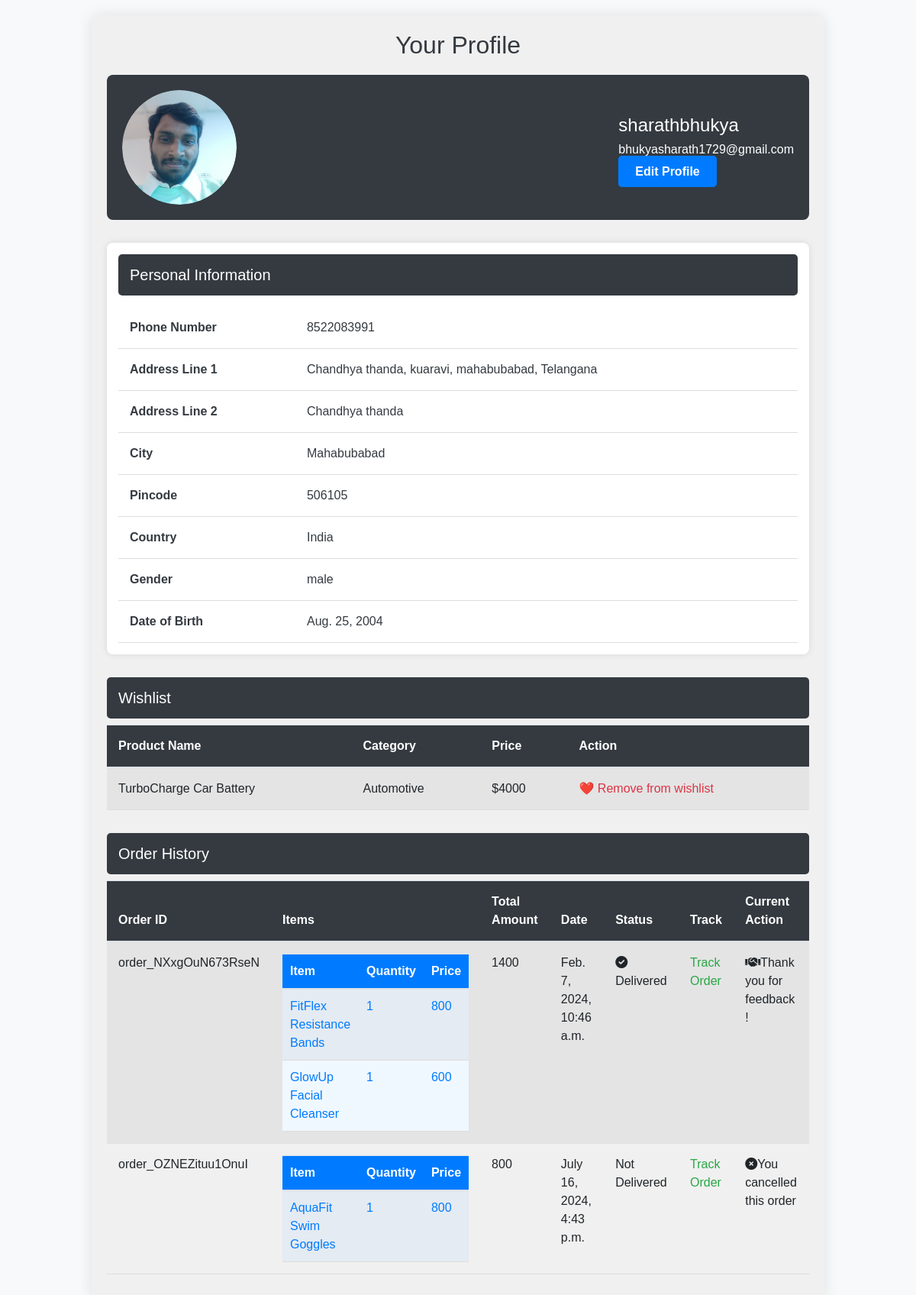
/profile/ (signed in), run on the app's committed database.
### ecommerceapp/models.py (models this page shows, shortened)
class UserProfile(models.Model):
    user = models.OneToOneField(User, on_delete=models.CASCADE)
    profile_picture = models.ImageField(upload_to='profile_pics/')
    phone=models.CharField(max_length=12)
    address1=models.CharField(max_length=100)
    address2=models.CharField(max_length=100)
    city=models.CharField(max_length=100)
    pincode=models.CharField(max_length=6)
    country=models.CharField(max_length=100)
    dob=models.DateField()
    gender=models.CharField(max_length=8)

class Product(models.Model):
    product_id = models.AutoField
    product_name = models.CharField(max_length=100)
    category = models.CharField(max_length=100, default="")
    subcategory = models.CharField(max_length=50, default="")
    price = models.IntegerField(default=0)
    desc = models.CharField(max_length=300)
    image = models.ImageField(upload_to='images/images')
    def __str__(self):
        return self.product_name

class Orders(models.Model):
    order_id=models.AutoField(primary_key=True)
    items_json=models.CharField(max_length=5000)
    amount=models.IntegerField(default=0)
    name=models.CharField(max_length=90)
    email=models.CharField(max_length=90)
    address1=models.CharField(max_length=200)
    address2=models.CharField(max_length=200)
    city=models.CharField(max_length=100)
    state=models.CharField(max_length=100)
    zip_code=models.CharField(max_length=100)
    payment_id=models.CharField(max_length=150,blank=True)
    paymentstatus=models.CharField(max_length=20,blank=True)
    phone=models.CharField(max_length=100,default="")
    razorpay_id=models.CharField(max_length=100,blank=True)

class OrderUpdate(models.Model):
    update_id=models.AutoField(primary_key=True)
    order_id=models.IntegerField(default="")
    update_desc=models.CharField(max_length=5000)
    delivered=models.BooleanField(default=False)
    stage = models.IntegerField(default=0)
    timestamp=models.DateTimeField(auto_now_add=True)
    feedbackbool=models.BooleanField(default=True)# True defines has to give
    feedbackdesc=models.CharField(max_length=1000,default="");
    feedbackrate=models.CharField(max_length=5,default="");
    request_for_cancel=models.BooleanField(default=False)  # false defines not yet

### ecommerceapp/views.py (the view)
# urls.py: path('profile/',views.profile,name='profile'),
def profile(request):
    if not request.user.is_authenticated:
        return redirect('/auth/login')
    allorder=Orders.objects.filter(email=request.user.username)
    result=[] #for storing all objects
    for order in allorder:
        if(order.paymentstatus!='PAID'):
            OrderUpdate.objects.get(order_id=order.order_id).delete()
            order.delete()
            continue
        original_id=order.razorpay_id
        order_id=order.order_id
        amount=order.amount
        status=OrderUpdate.objects.get(order_id=order_id).delivered
        items = json.loads(order.items_json)
        date=OrderUpdate.objects.get(order_id=order_id).timestamp
        feedbackbool=OrderUpdate.objects.get(order_id=order_id).feedbackbool
        stage=OrderUpdate.objects.get(order_id=order_id).stage
        request_for_cancel=OrderUpdate.objects.get(order_id=order_id).request_for_cancel
        finalobj=FinalOderset(original_id,order_id,amount,status,items,date,feedbackbool,stage,request_for_cancel)
        result.append(finalobj)
    allwishlist = WishList.objects.filter(user=request.user)
    wishlist=[]
    for i in allwishlist:
        wishlist.append(i.product)
    print(wishlist)
    try:
        userprofile=UserProfile.objects.get(user=request.user)
        boolean=True
    except:
        boolean=False
        userprofile=None
    return render(request,'profile.html',{'user':request.user,'userprofile':userprofile,'boolean':boolean,'myorders':result,'mywishlist':wishlist})

### templates/profile.html (shortened to what this page needs)
{% load static %}
<!DOCTYPE html>
<html lang="en">
<head>
    <link rel="stylesheet" href="https://stackpath.bootstrapcdn.com/bootstrap/4.5.2/css/bootstrap.min.css">
    <link rel="stylesheet" href="https://cdnjs.cloudflare.com/ajax/libs/font-awesome/6.0.0/css/all.min.css">
</head>
<body>
<div class="profile-container">
    <div class="profile-header">
        <h2 style="color: #343a40;">Your Profile</h2>
    </div>
    <div class="user-details">
        <div class="profile-picture">
            {% if boolean %}
                <img src="/media/{{userprofile.profile_picture}}" alt="Profile Picture">
            {% else %}
                <img src="{% static "image/user.jpg" %}" alt="Profile Picture">
            {% endif %}
        </div>
        <div class="user-info">
            <h3>{{ user.first_name }}</h3>
            <p>{{ user.email }}</p>
            <a href='/editprofile/' class="edit-profile-btn">Edit Profile</a>
        </div>
    </div>
    <div class="user-info-table">
        <h3 style="background-color: #343a40; color: #fff; padding: 15px; border-radius: 5px; font-size: 20px;">Personal Information</h3>
        <table style="width: 100%; border-collapse: collapse; overflow: hidden; margin-top: 15px;">
            <tbody>
                <tr>
                    <th>Phone Number</th>
                    {% if boolean %}
                        <td>{{userprofile.phone}}</td>
                    {% else %}
                        <td></td>
                    {% endif %}
                </tr>
                <tr>
                    <th>Address Line 1</th>
                    {% if boolean %}
                        <td>{{userprofile.address1}}</td>
                    {% else %}
                        <td></td>
                    {% endif %}
                </tr>
                <tr>
                    <th>Address Line 2</th>
                    {% if boolean %}
                        <td>{{userprofile.address2}}</td>
                    {% else %}
                        <td></td>
                    {% endif %}
                </tr>
                <tr>
                    <th>City</th>
                    {% if boolean %}
                        <td>{{userprofile.city}}</td>
                    {% else %}
                        <td></td>
                    {% endif %}
                </tr>
                <tr>
                    <th>Pincode</th>
                    {% if boolean %}
                        <td>{{userprofile.pincode}}</td>
                    {% else %}
                        <td></td>
                    {% endif %}
                </tr>
                <tr>
                    <th>Country</th>
                    {% if boolean %}
                        <td>{{userprofile.country}}</td>
                    {% else %}
                        <td></td>
                    {% endif %}
                </tr>
                <tr>
                    <th>Gender</th>
                    {% if boolean %}
                        <td>{{userprofile.gender}}</td>
                    {% else %}
                        <td></td>
                    {% endif %}
                </tr>
                <tr>
                    <th>Date of Birth</th>
                    {% if boolean %}
                        <td>{{userprofile.dob}}</td>
                    {% else %}
                        <td></td>
                    {% endif %}
                </tr>
            </tbody>
        </table>
    </div>
    {% if mywishlist|length != 0 %}
    <div class="wishlist">
        <h3 style="background-color: #343a40; color: #fff; padding: 15px; border-radius: 5px; font-size: 20px;">Wishlist</h3>
        <table class="table table-striped">
            <thead>
                <tr>
                    <th style="background-color: #343a40; color: #fff;">Product Name</th>
                    <th style="background-color: #343a40; color: #fff;">Category</th>
                    <th style="background-color: #343a40; color: #fff;">Price</th>
                    <th style="background-color: #343a40; color: #fff;">Action</th>
                </tr>
            </thead>
            <tbody>
                {% for item in mywishlist %}
                <tr class="wishlist-item">
                    <td>{{ item.product_name }}</td>
                    <td>{{ item.category }}</td>
                    <td>${{ item.price }}</td>
                    <td><a href="{% url 'wishlist_remove' item.id %}" class="text-danger">❤️ Remove from wishlist</a></td>
                </tr>
                {% endfor %}
            </tbody>
        </table>
    </div>
    {% else %}
        <h2>Your Wishlist is Empty! Add some items to your wishlist.</h2>
    {% endif %}
    {% if myorders|length != 0 %}
    <div class="order-history">
        <h3 style="background-color: #343a40; color: #fff; padding: 15px; border-radius: 5px; font-size: 20px;">Order History</h3>
        <table class="table table-striped">
            <thead>
                <tr>
                    <th style="background-color: #343a40; color: #fff;">Order ID</th>
                    <th style="background-color: #343a40; color: #fff;">Items</th>
                    <th style="background-color: #343a40; color: #fff;">Total Amount</th>
                    <th style="background-color: #343a40; color: #fff;">Date</th>
                    <th style="background-color: #343a40; color: #fff;">Status</th>
                    <th style="background-color: #343a40; color: #fff;">Track</th>
                    <th style="background-color: #343a40; color: #fff;">Current Action</th>
                </tr>
            </thead>
            <tbody>
                {% for order in myorders %}
                <tr class="order-item">
                    <td>{{ order.original_id }}</td>
                    <td>
                        <table class="nested-table">
                            <thead>
                                <tr>
                                    <th>Item</th>
                                    <th>Quantity</th>
                                    <th>Price</th>
                                </tr>
                            </thead>
                            <tbody>
                                {% for item_id, item_details in order.items.items %}
                                    <tr>
                                        <td>{{ item_details.1 }}</td>
                                        <td>{{ item_details.0 }}</td>
                                        <td>{{ item_details.2 }}</td>
                                    </tr>
                                {% endfor %}
                            </tbody>
                        </table>
                    </td>
                    <td>{{ order.amount }}</td>
                    <td>{{ order.date }}</td>
                    <td>
                        {% if order.status %}
                           <i class="fa-solid fa-circle-check"></i>Delivered
                        {% else %}
                            Not Delivered
                        {% endif %}
                    </td>
                    <td>
                        <a href="{% url 'trackorder' order.order_id %}" style="color: #28a745;">Track Order</a>
                    </td>
                    <td>
                        {% if order.feedbackbool and  order.status %}
                            <a href="{% url 'feedback' order.order_id %}" style="color: blue;">Drop your Feedback</a>
                        {% elif order.stage < 4 and not order.request_for_cancel %}
                           <a href="{% url 'cancelorder' order.order_id %}" style="color: blue;">Cancel My Order</a>
                        {% elif order.stage < 4 and  order.request_for_cancel %}
                        <i class="fa-solid fa-circle-xmark"></i>You cancelled this order
                        {% else %}
                        <i class="fa-solid fa-handshake"></i>Thank you for feedback !
                        {% endif %}
                    </td>
                </tr>
                {% endfor %}
            </tbody>
        </table>
    </div>
    {% else %}
        <h2>No orders have been placed yet. Start shopping now!</h2>
    {% endif %}
</div>
</body>
</html>

### templates/profile.html (style rules this page uses)
body { font-family: 'Arial', sans-serif; margin: 0; padding: 0; background-color: #f8f9fa; color: #343a40; }
.profile-container { width: 80%; max-width: 1200px; margin: 20px auto; background-color: #f0f0f0; padding: 20px; box-shadow: 0 0 20px rgba(0, 0, 0, 0.1); border-radius: 10px; }
.profile-header { text-align: center; margin-bottom: 20px; }
.user-details { display: flex; justify-content: space-between; align-items: center; padding: 20px; background-color: #343a40; border-radius: 8px; color: #fff; }
.profile-picture { width: 150px; height: 150px; object-fit: cover; border-radius: 50%; overflow: hidden; margin-right: 20px; }
.profile-picture img { width: 100%; height: 100%; object-fit: cover; border-radius: 50%; }
.edit-profile-btn { background-color: #007bff; color: #fff; border: 2px solid #007bff; padding: 10px 20px; border-radius: 5px; text-decoration: none; font-weight: bold; transition: background-color 0.3s, color 0.3s; }
.user-info { text-align: left; color: #fff; }
.user-info h3 { margin: 0; font-size: 24px; }
.user-info p { margin: 5px 0; }
.user-info-table { margin-top: 30px; background-color: #fff; border-radius: 8px; padding: 15px; box-shadow: 0 0 10px rgba(0, 0, 0, 0.1); }
.user-info-table h3 { background-color: #343a40; color: #fff; padding: 15px; border-radius: 5px; margin: 0; font-size: 20px; }
.user-info-table table { width: 100%; border-collapse: collapse; overflow: hidden; margin-top: 15px; }
.user-info-table th, .user-info-table td { text-align: left; padding: 15px; border-bottom: 1px solid #ddd; color: #343a40; }
.order-history, .wishlist { margin-top: 30px; }
.table th, .table td { text-align: left; padding: 15px; }
.table th { background-color: #343a40; color: #fff; }
.wishlist-item a { color: #dc3545; text-decoration: none; }
.order-item, .wishlist-item { border-bottom: 1px solid #ddd; }
.nested-table { background-color: #f0f8ff; width: 100%; }
.nested-table th, .nested-table td { text-align: left; padding: 10px; border-bottom: 1px solid #ddd; color: #007bff; }
.nested-table th { background-color: #007bff; color: #fff; }

### data on the page
UserProfile: profile_picture (picture), phone "8522083991", address1 "Chandhya thanda, kuaravi, mahabubabad, Telangana", address2 "Chandhya thanda", city "Mahabubabad", pincode "506105", country "India", gender "male", dob "Aug. 25, 2004"
Product: product_name "TurboCharge Car Battery", category "Automotive", price "4000"
Orders: original_id "order_NXxgOuN673RseN"
OrderUpdate: date "Feb. 7, 2024, 10:46 a.m."
Orders: original_id "order_OZNEZituu1OnuI"
OrderUpdate: date "July 16, 2024, 4:43 p.m."

### other printed values
{{ user.first_name }} "sharathbhukya"
{{ user.email }} "bhukyasharath1729@gmail.com"
{{ item_details.1 }} "FitFlex Resistance Bands" "GlowUp Facial Cleanser" "AquaFit Swim Goggles"
{{ item_details.0 }} "1" "1" "1"
{{ item_details.2 }} "800" "600" "800"
{{ order.amount }} "1400" "800"
